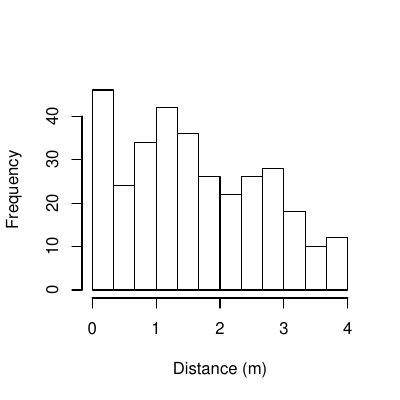

Recreate this plot in R.
# plot the golf tee data from bookexamples

library(mrds)
data(book.tee.data)
pdf(file="ds-golftee.pdf",width=3,height=3)
par(mgp=c(1.5,0.75,0),mar=c(3,3,2,2),cex.axis=0.5,cex.lab=0.7)

hist(book.tee.data$book.tee.dataframe$distance,main="",xlab="Distance (m)",breaks=c(seq(0,4,by=1/3)))
dev.off()

